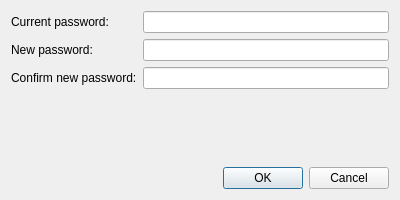
<?xml version="1.0" encoding="UTF-8"?>
<ui version="4.0">
 <class>Meerkat::MasterPasswordDialog</class>
 <widget class="QDialog" name="Meerkat::MasterPasswordDialog">
  <property name="geometry">
   <rect>
    <x>0</x>
    <y>0</y>
    <width>400</width>
    <height>200</height>
   </rect>
  </property>
  <property name="windowTitle">
   <string>Set Master Password</string>
  </property>
  <layout class="QVBoxLayout" name="verticalLayout">
   <item>
    <layout class="QFormLayout" name="formLayout">
     <item row="0" column="0">
      <widget class="QLabel" name="currentPasswordLabel">
       <property name="text">
        <string>Current password:</string>
       </property>
       <property name="buddy">
        <cstring>currentPasswordLineEdit</cstring>
       </property>
      </widget>
     </item>
     <item row="1" column="0">
      <widget class="QLabel" name="newPasswordLabel">
       <property name="text">
        <string>New password:</string>
       </property>
       <property name="buddy">
        <cstring>newPasswordLineEdit</cstring>
       </property>
      </widget>
     </item>
     <item row="2" column="0">
      <widget class="QLabel" name="confirmNewPasswordLabel">
       <property name="text">
        <string>Confirm new password:</string>
       </property>
       <property name="buddy">
        <cstring>confirmNewPasswordLineEdit</cstring>
       </property>
      </widget>
     </item>
     <item row="0" column="1">
      <widget class="QLineEdit" name="currentPasswordLineEdit"/>
     </item>
     <item row="1" column="1">
      <widget class="QLineEdit" name="newPasswordLineEdit"/>
     </item>
     <item row="2" column="1">
      <widget class="QLineEdit" name="confirmNewPasswordLineEdit"/>
     </item>
    </layout>
   </item>
   <item>
    <widget class="QDialogButtonBox" name="buttonBox">
     <property name="orientation">
      <enum>Qt::Horizontal</enum>
     </property>
     <property name="standardButtons">
      <set>QDialogButtonBox::Cancel|QDialogButtonBox::Ok</set>
     </property>
    </widget>
   </item>
  </layout>
 </widget>
 <resources/>
 <connections>
  <connection>
   <sender>buttonBox</sender>
   <signal>accepted()</signal>
   <receiver>Meerkat::MasterPasswordDialog</receiver>
   <slot>accept()</slot>
   <hints>
    <hint type="sourcelabel">
     <x>248</x>
     <y>254</y>
    </hint>
    <hint type="destinationlabel">
     <x>157</x>
     <y>274</y>
    </hint>
   </hints>
  </connection>
  <connection>
   <sender>buttonBox</sender>
   <signal>rejected()</signal>
   <receiver>Meerkat::MasterPasswordDialog</receiver>
   <slot>reject()</slot>
   <hints>
    <hint type="sourcelabel">
     <x>316</x>
     <y>260</y>
    </hint>
    <hint type="destinationlabel">
     <x>286</x>
     <y>274</y>
    </hint>
   </hints>
  </connection>
 </connections>
</ui>
